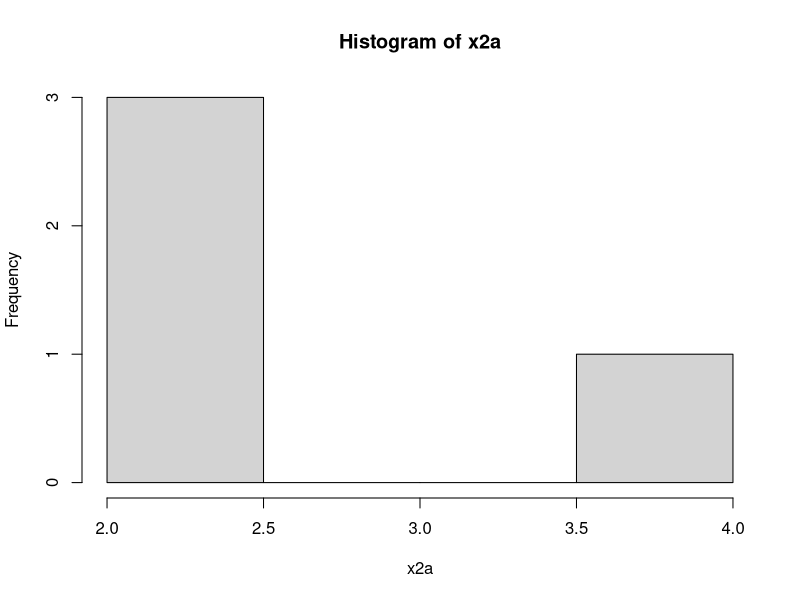
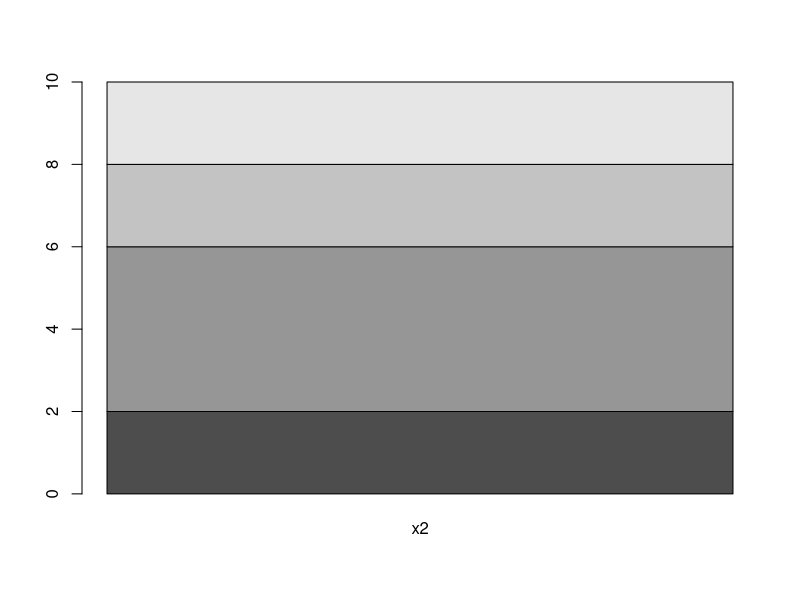
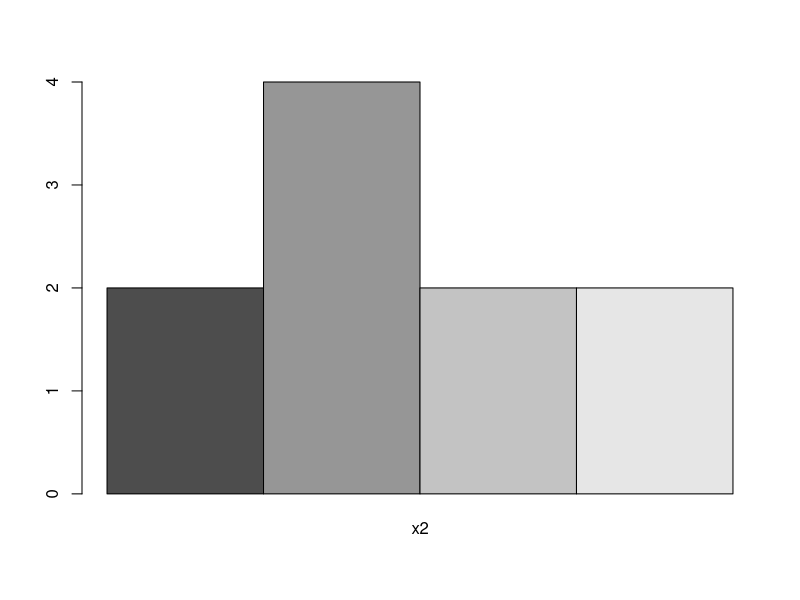
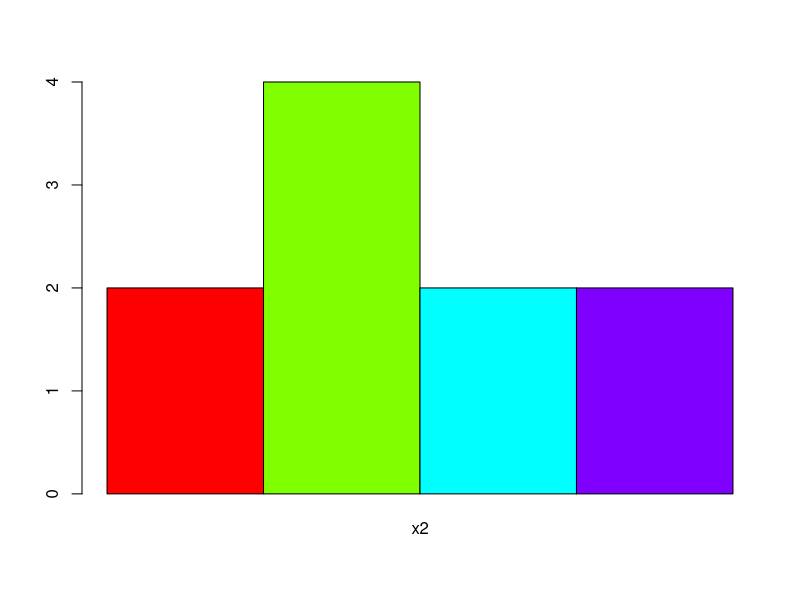
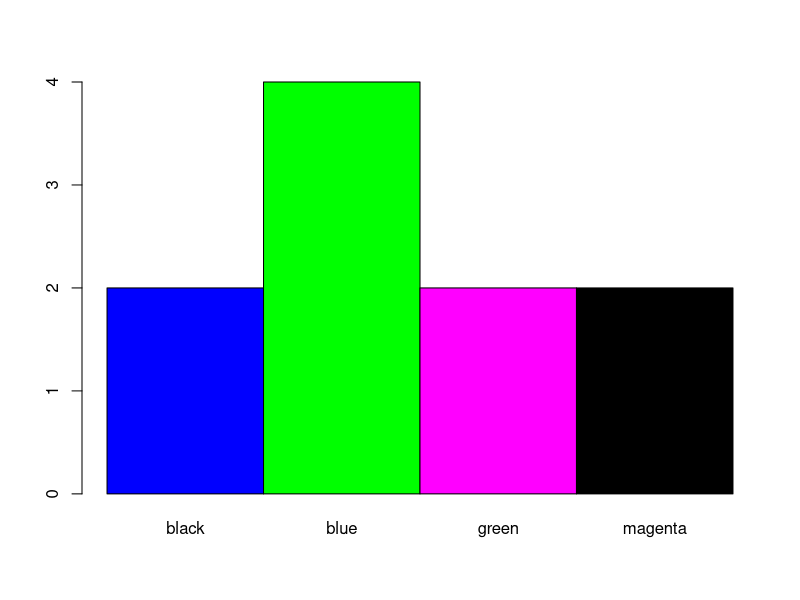
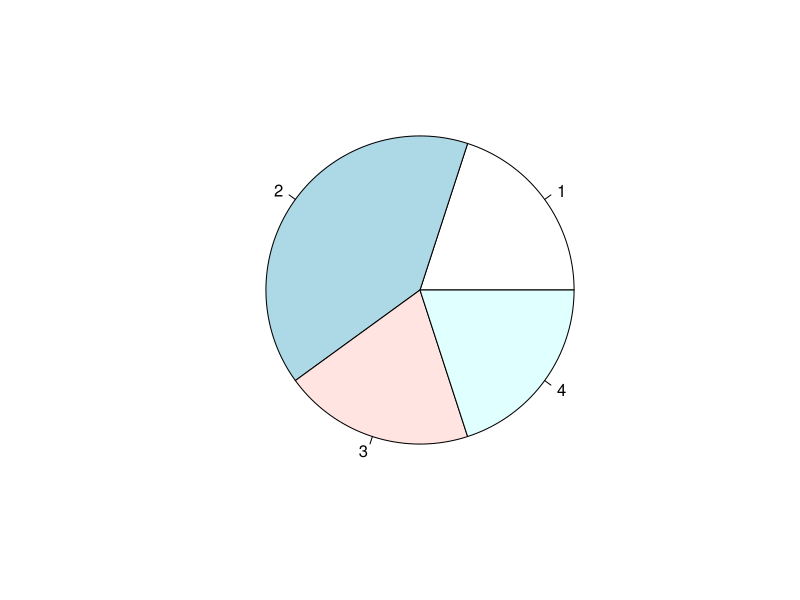
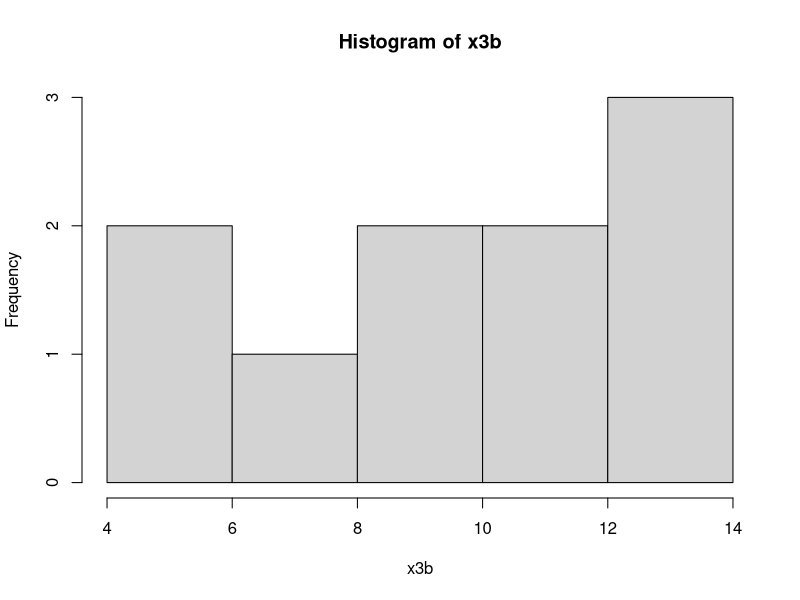
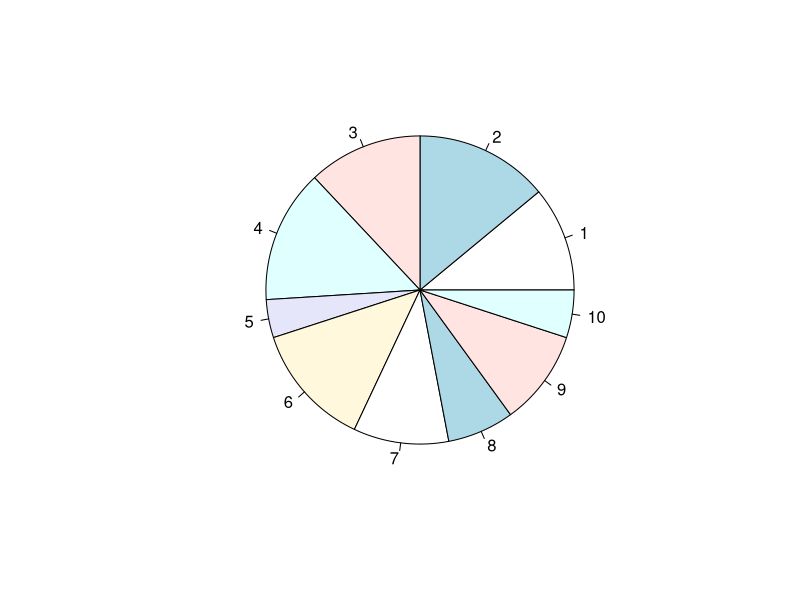

Here is the R script that generated these plots, in order:
# Frequency Distribution

#Discrete Cat Data
(attend = c('A','P','P','A','P','A'))
table(attend)
cbind(table(attend))  # A & P on left side

#Discrete Numeric Data

color=c('blue','green','blue','magenta','blue','green','magenta','black','blue','black')
(x2 = table(color))
(x2a = cbind(x2))
hist(x2a)  # not relevant 
barplot(x2a)  # not good
barplot(x2a, beside=T)  # Better
unique(color) ; length(unique(color))
barplot(x2a, beside= T, col=rainbow(length(unique(color))))
barplot(x2a, beside= T, col=unique(color),names.arg=names(x2))
pie(x2a)

#Continuous Data 
set.seed(1234)
x3 = runif(100,0,150)  # 0 to 150 marks range, 100 values 
x3
x3 = ceiling(x3)  #round to higher value
x3
range(x3)
# Divide range into step of 15 ie 10 levels
breaks = seq(0,150,by=15)
breaks
length(breaks)
x3
#x3[1] = 60; x3[2] = 75
x3.cut = cut(x3, breaks)
x3.cut
table(x3.cut)
cbind(table(x3.cut))  #see it vertically

#give intervals a character values a, b..
(x3.cut = cut(x3, breaks, labels=letters[1:10]))
#(x3.cut = cut(x3, breaks, labels=letters[1:length(breaks)-1]))
x3.cut

(x3a = table(x3.cut))
(x3b = cbind(x3a))

#plot these freq Table: which is better
hist(x3b)
pie(x3b)
barplot(x3b, beside=T)
barplot(x3b, beside=T, names.arg =rownames(x3b))
plot(x3b)


# and so..on like previous eg

hist(x3)
hist(x3,breaks=15,col=1:15)
h=hist(x3)
h
h=hist(x3,freq=F)
lines(density(x3)) 
x4=rnorm(1000,60,5)
hist(x4,freq=F)
lines(density(x4))
